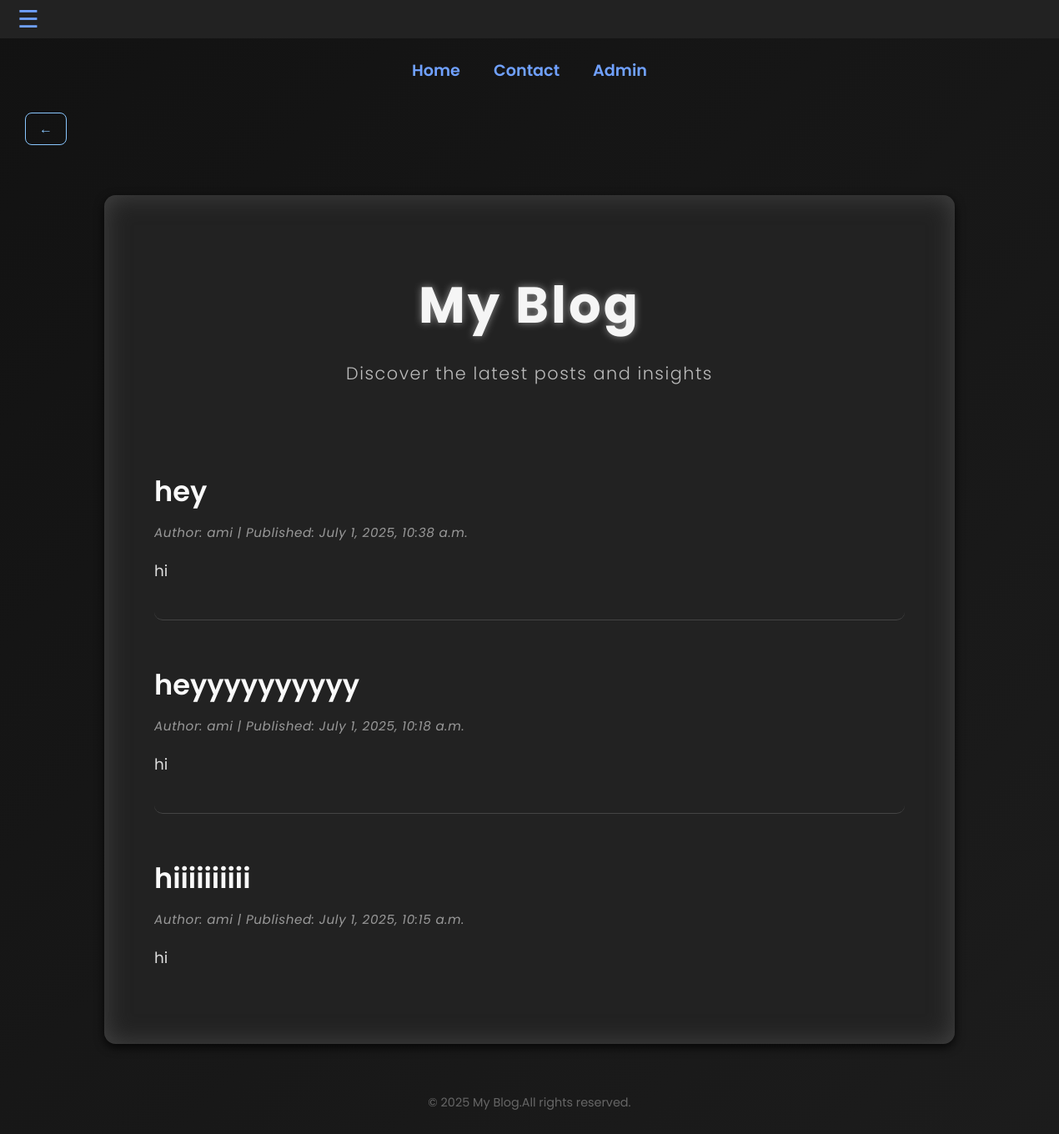
The page / on the database its author committed.
### blog/models.py (models this page shows, shortened)
class Post(models.Model):
    class Status(models.TextChoices):
        DRAFT = 'draft', 'Draft'
        PUBLISHED = 'published', 'Published'
        PENDING= 'pending', 'Pending'
    title = models.CharField(max_length=200 , default="")
    slug = models.SlugField(unique=True, blank=True )
    author = models.ForeignKey(User, on_delete=models.CASCADE, related_name='blog_post' , default=1)
    body = models.TextField(default="hi")
    published = models.DateTimeField(default=timezone.now)
    content = models.TextField()
    updated = models.DateTimeField(auto_now=True)
    status = models.CharField(max_length=10, choices=Status.choices, default=Status.DRAFT)
    image=models.ImageField(upload_to='blog_images/', null=True, blank=True)
    view_count = models.PositiveIntegerField(default=0)
    created_at = models.DateTimeField(default=timezone.now)
    class Meta:
        ordering = ('-published',)

### blog/views.py (the view)
# urls.py: 2. Add a URL to urlpatterns:  path('', views.home, name='home')
def home(request):
    posts=Post.objects.all().order_by('-published')[:3]
    return render(request, 'blog/home.html' , {'posts':posts})

### templates/blog/home.html (shortened to what this page needs)
{% extends 'blog/base.html' %}
{% block content %}
  <div class="posts-list">
    {% if posts %}
      {% for post in posts %}
      <div class="post" onclick="location.href='{% url 'blog:post_detail' post.slug %}'" tabindex="0" role="link" onkeypress="if(event.key==='Enter'){ location.href='{% url 'blog:post_detail' post.slug %}'; }">
        <h2>{{ post.title }}</h2>
        <div class="post-meta">
          Author: {{ post.author }} | Published: {{ post.published }}
        </div>
        <p class="post-excerpt">{{ post.body|truncatewords:20 }}</p>
      </div>
      {% endfor %}
    {% else %}
      <p class="no-posts">User doesn’t have any post.</p>
    {% endif %}
  </div>
{% endblock %}

### templates/blog/base.html (style rules this page uses)
body { background: linear-gradient(135deg, #121212 0%, #1c1c1c 100%); color: #e0e0e0; font-family: 'Poppins', sans-serif; margin: 0; padding: 0; }
.post { border-bottom: 1px solid #444; padding: 25px 0; transition: background-color 0.25s ease; cursor: pointer; border-radius: 10px; }
.post:last-child { border-bottom: none; }
.post h2 { font-size: 2.1rem; font-weight: 600; margin-bottom: 12px; color: #fafafa; transition: color 0.3s ease; }
.post-meta { font-size: 0.95rem; color: #999; margin-bottom: 14px; font-style: italic; letter-spacing: 0.6px; }
.post-excerpt { font-size: 1.15rem; line-height: 1.7; color: #ddd; }

### rows shown on the page
Post: title "hey", author "ami", published "July 1, 2025, 10:38 a.m.", body "hi"
Post: title "heyyyyyyyyyy", author "ami", published "July 1, 2025, 10:18 a.m.", body "hi"
Post: title "hiiiiiiiiii", author "ami", published "July 1, 2025, 10:15 a.m.", body "hi"
